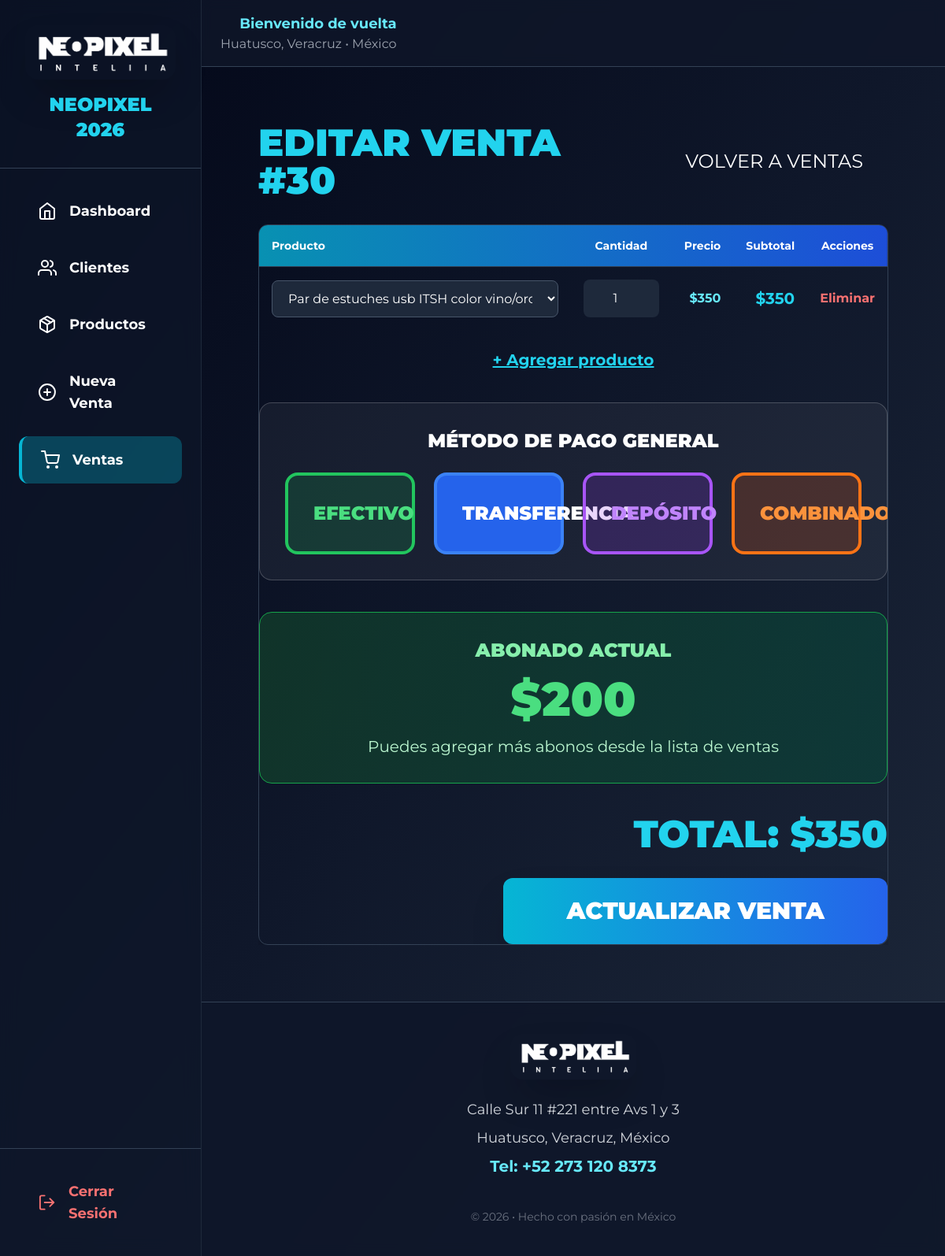
Page /venta/30/editar (signed in) on the committed database.
### app/models.py (models this page shows)
class Venta(db.Model):
    id = db.Column(db.Integer, primary_key=True)
    cliente_id = db.Column(db.Integer, db.ForeignKey('cliente.id'), nullable=False)
    fecha = db.Column(db.DateTime, default=datetime.now, nullable=False)
    total = db.Column(db.Float, nullable=False)
    abonado = db.Column(db.Float, default=0)
    estado = db.Column(db.String(20), default='pendiente')
    metodo_pago = db.Column(db.String(20), default='efectivo')
    entregado = db.Column(db.Boolean, default=False, nullable=False)
    estatus_pedido = db.Column(db.String(50), default='Pedido', nullable=False)
    items = db.relationship('ItemVenta', backref='venta', lazy=True, cascade="all, delete-orphan")
    cliente = db.relationship('Cliente', backref='ventas')
    abonos = db.relationship('Abono', backref='venta', lazy=True, cascade="all, delete-orphan")

class ItemVenta(db.Model):
    id = db.Column(db.Integer, primary_key=True)
    venta_id = db.Column(db.Integer, db.ForeignKey('venta.id'), nullable=False)
    producto_id = db.Column(db.Integer, db.ForeignKey('producto.id'), nullable=False)
    cantidad = db.Column(db.Integer, nullable=False)
    precio = db.Column(db.Float, nullable=False)
    producto = db.relationship('Producto')

class Producto(db.Model):
    id = db.Column(db.Integer, primary_key=True)
    nombre = db.Column(db.String(100), nullable=False)
    precio = db.Column(db.Float, nullable=False)
    stock = db.Column(db.Integer, default=0)

### app/routes/sales.py (the view, shortened to what this page needs)
@sales_bp.route('/venta/<int:id>/editar', methods=['GET', 'POST'])
@login_required
def editar_venta(id):
    venta = Venta.query.get_or_404(id)
    items = ItemVenta.query.filter_by(venta_id=id).all()
    return render_template('editar_venta.html', venta=venta, items=items, clientes=Cliente.query.all(), productos=Producto.query.all())

### app/templates/editar_venta.html (shortened to what this page needs)
{% extends "base.html" %}
{% block content %}
<div class="p-4 md:p-8 max-w-full">
  <div class="flex flex-col md:flex-row justify-between items-start md:items-center mb-8 gap-4">
    <h2 class="text-4xl md:text-5xl font-black text-cyan-400">EDITAR VENTA #{{ venta.id }}</h2>
    <a href="{{ url_for('sales.ventas') }}" class="btn text-xl md:text-2xl px-8 py-4 whitespace-nowrap">VOLVER A VENTAS</a>
  </div>
  <div class="overflow-x-auto -mx-4 md:mx-0">
    <div class="inline-block min-w-full align-middle">
      <div class="overflow-hidden rounded-xl shadow-2xl border border-slate-700">
        <form method="POST">
          <table class="min-w-full divide-y divide-slate-700">
            <thead class="bg-gradient-to-r from-cyan-600 to-blue-700">
              <tr>
                <th class="px-4 py-4 text-left text-sm font-bold text-white">Producto</th>
                <th class="px-4 py-4 text-center text-sm font-bold text-white">Cantidad</th>
                <th class="px-4 py-4 text-right text-sm font-bold text-white">Precio</th>
                <th class="px-4 py-4 text-right text-sm font-bold text-white">Subtotal</th>
                <th class="px-4 py-4 text-center text-sm font-bold text-white">Acciones</th>
              </tr>
            </thead>
            <tbody class="divide-y divide-slate-700">
              {% for item in items %}
              <tr class="hover:bg-slate-700/50 transition">
                <td class="px-4 py-4">
                  <select name="items[]" required class="w-full px-4 py-3 text-base rounded-lg bg-slate-800 text-white border border-slate-600">
                    {% for p in productos %}
                      <option value="{{ p.id }}" {% if p.id == item.producto_id %}selected{% endif %} data-precio="{{ p.precio }}">
                        {{ p.nombre }} - ${{ "{:,.0f}".format(p.precio) }}
                      </option>
                    {% endfor %}
                  </select>
                </td>
                <td class="px-4 py-4 text-center">
                  <input type="number" name="cantidades[]" value="{{ item.cantidad }}" min="1" required class="w-24 px-4 py-3 text-base rounded-lg bg-slate-800 text-white text-center">
                </td>
                <td class="px-4 py-4 text-right text-cyan-300 font-bold">${{ "{:,.0f}".format(item.precio) }}</td>
                <td class="px-4 py-4 text-right text-cyan-400 font-bold text-xl">
                  ${{ "{:,.0f}".format(item.cantidad * item.precio) }}
                </td>
                <td class="px-4 py-4 text-center">
                  <button type="button" onclick="this.parentElement.parentElement.remove(); calcTotal()" class="text-red-400 hover:text-red-300 font-bold">Eliminar</button>
                </td>
              </tr>
              {% endfor %}
            </tbody>
          </table>
          <div class="text-center mt-6">
            <button type="button" onclick="addItemRow()" class="text-cyan-400 hover:text-cyan-300 text-xl font-bold underline">
              + Agregar producto
            </button>
          </div>
          <div class="mt-10 bg-white/5 rounded-2xl p-8 border border-white/20">
            <p class="text-2xl font-black text-white mb-6 text-center">MÉTODO DE PAGO GENERAL</p>
            <div class="grid grid-cols-2 md:grid-cols-4 gap-6">
              <label class="cursor-pointer">
                <div class="bg-green-600/20 border-4 border-green-500 rounded-2xl p-8 text-center text-green-400 font-black text-2xl peer-checked:bg-green-600 peer-checked:text-white transition-all">
                  EFECTIVO
                </div>
              </label>
              <label class="cursor-pointer">
                <div class="bg-blue-600/20 border-4 border-blue-500 rounded-2xl p-8 text-center text-blue-400 font-black text-2xl peer-checked:bg-blue-600 peer-checked:text-white transition-all">
                  TRANSFERENCIA
                </div>
              </label>
              <label class="cursor-pointer">
                <div class="bg-purple-600/20 border-4 border-purple-500 rounded-2xl p-8 text-center text-purple-400 font-black text-2xl peer-checked:bg-purple-600 peer-checked:text-white transition-all">
                  DEPÓSITO
                </div>
              </label>
              <label class="cursor-pointer">
                <div class="bg-orange-600/20 border-4 border-orange-500 rounded-2xl p-8 text-center text-orange-400 font-black text-2xl peer-checked:bg-orange-600 peer-checked:text-white transition-all">
                  COMBINADO
                </div>
              </label>
            </div>
          </div>
          <div class="mt-10 bg-gradient-to-r from-green-900/50 to-emerald-900/50 rounded-2xl p-8 border border-green-600 text-center">
            <p class="text-2xl font-black text-green-300 mb-4">ABONADO ACTUAL</p>
            <p class="text-6xl font-black text-green-400">${{ "{:,.0f}".format(venta.abonado) }}</p>
            <p class="text-xl text-green-200 mt-4">Puedes agregar más abonos desde la lista de ventas</p>
          </div>
          <div class="text-right mt-10">
            <p class="text-5xl font-black text-cyan-400 mb-8">TOTAL: $<span id="total-display">{{ "{:,.0f}".format(venta.total) }}</span></p>
            <button type="submit" class="bg-gradient-to-r from-cyan-500 to-blue-600 text-white px-20 py-6 rounded-xl text-3xl font-black shadow-2xl hover:shadow-cyan-500/50 transform hover:scale-105 transition">
              ACTUALIZAR VENTA
            </button>
          </div>
        </form>
      </div>
    </div>
  </div>
</div>
{% endblock %}

### app/templates/base.html (style rules this page uses)
body { font-family: 'Montserrat', sans-serif; }

### rows in the picture
Venta: id "30", abonado "200", total "350"
ItemVenta: producto.nombre "Par de estuches usb ITSH color vino/oro - $350", cantidad "1", precio "350", item.cantidad*item.precio "350"
